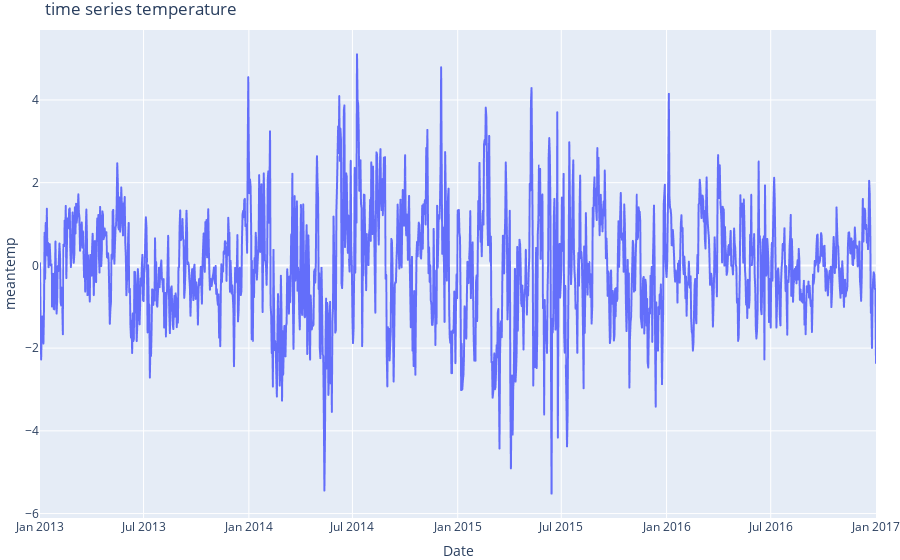

Here is the notebook cell this chart was saved with:
### Code cell
validation.plot_time_series(df=residuals, x="date_datetime", y="meantemp", title=f"time series temperature")

### Figure 1 — Plotly figure (JSON) as saved in the notebook; plotly's stock layout.template omitted (floating-point values rounded to 4 significant figures; data arrays with more than 128 entries replaced by an {"elided": "..."} marker saying what was removed)
{"data": [{"hovertemplate": "date_datetime=%{x}<br>meantemp=%{y}<extra></extra>", "legendgroup": "", "line": {"color": "#636efa", "dash": "solid"}, "marker": {"symbol": "circle"}, "mode": "lines", "name": "", "showlegend": false, "type": "scattergl", "x": {"elided": "1462 str values"}, "xaxis": "x", "y": {"elided": "1462 float values"}, "yaxis": "y"}], "layout": {"autosize": true, "legend": {"tracegroupgap": 0}, "margin": {"b": 0, "l": 0, "r": 0, "t": 30}, "title": {"text": "time series temperature"}, "xaxis": {"anchor": "y", "domain": [0, 1], "title": {"text": "Date"}}, "yaxis": {"anchor": "x", "domain": [0, 1], "title": {"text": "meantemp"}}}}
